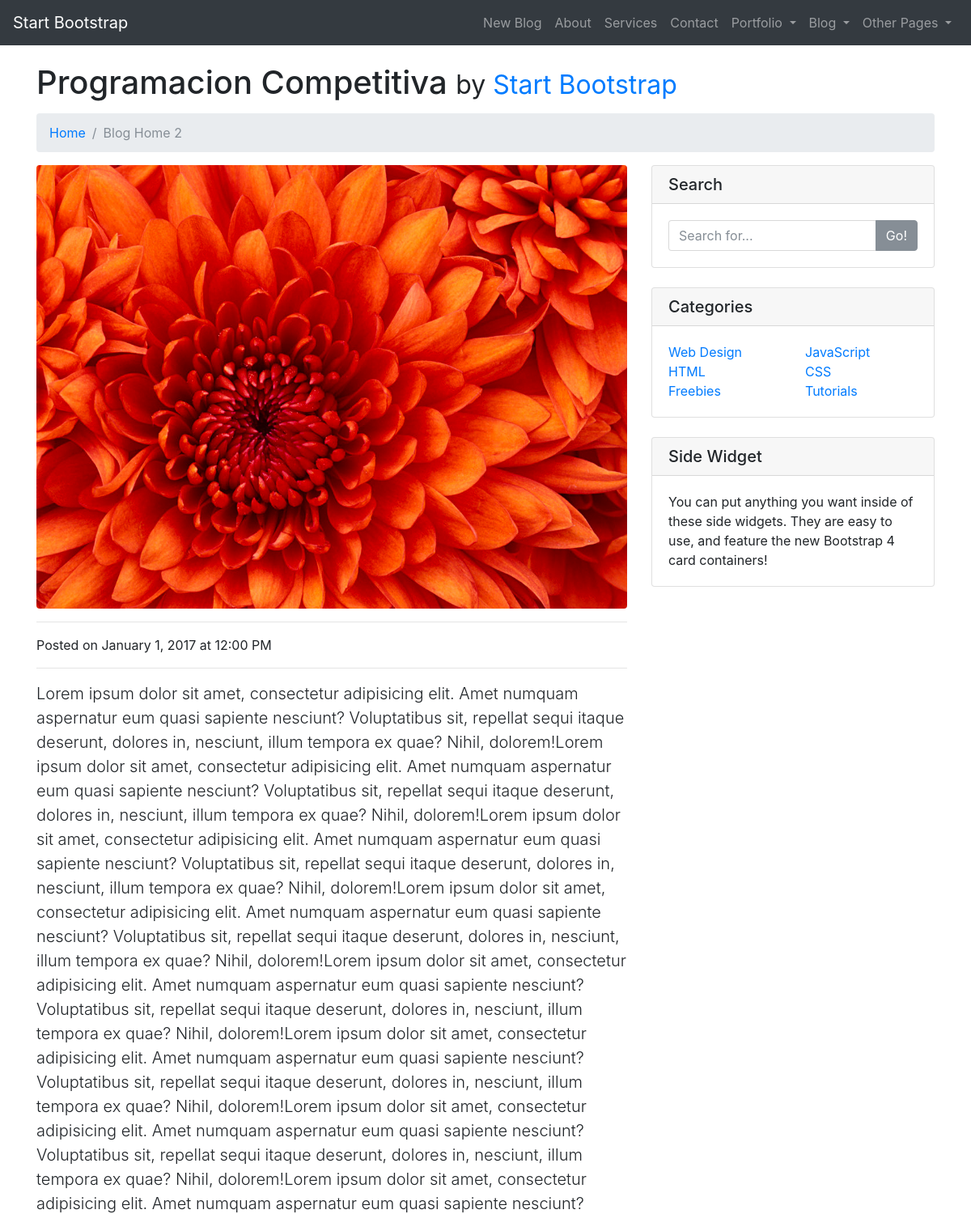
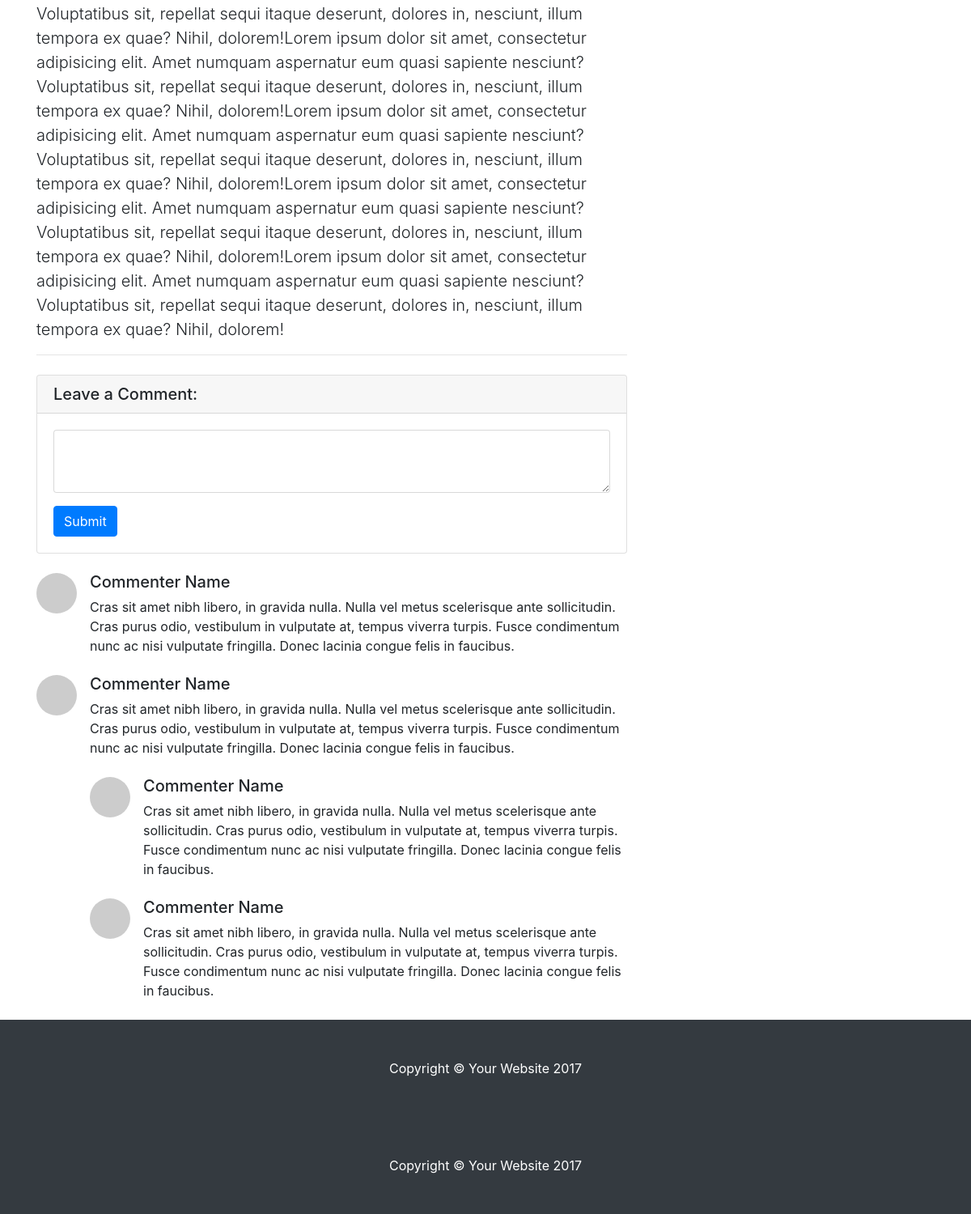
The app's page /blogs/blog/1 with its own data (2 pictures, top to bottom).
### blogs/models.py (models this page shows, shortened)
class Blog(models.Model):
	titulo=models.CharField(max_length=255)
	contenido=models.TextField()
	imagen=models.ImageField(blank=True)
	fecha=models.DateTimeField(auto_now=True)
	categorias = models.ManyToManyField(Categoria, through='Pertenece')
	class Meta:
		ordering=('id',)

### blogs/views.py (the view)
# urls.py: url(r'^blog/(?P<pk>[0-9]+)$', views.blog_detail_view, name='blog_detail'),
def blog_detail_view(request, pk):
	blog= get_object_or_404(Blog, pk=pk)
	titulo="Blogs"
	context={
		'titulo': titulo,
		'blog': blog
	}
	return render(request, app_name+'/blog-post.html',context)

### blogs/templates/blogs/blog-post.html (shortened to what this page needs)
{% extends "blogs/base.html" %}
{% block Contenido %}
    <div class="container">
        <h1 class="mt-4 mb-3">{{blog.titulo}} <small>by <a href="#">Start Bootstrap</a></small></h1>
        <ol class="breadcrumb">
            <li class="breadcrumb-item">
                <a href="index.html">Home</a>
            </li>
            <li class="breadcrumb-item active">Blog Home 2</li>
        </ol>
        <div class="row">
            <div class="col-lg-8">
                <img class="img-fluid rounded" src="{{blog.imagen.url}}" alt="">
                <hr>
                <p>Posted on January 1, 2017 at 12:00 PM</p>
                <hr>
				<div class="lead">
					{{blog.contenido}}
				</div>
                <hr>
                <div class="card my-4">
                    <h5 class="card-header">Leave a Comment:</h5>
                    <div class="card-body">
                        <form>
                            <div class="form-group">
                                <textarea class="form-control" rows="3"></textarea>
                            </div>
                            <button type="submit" class="btn btn-primary">Submit</button>
                        </form>
                    </div>
                </div>
                <div class="media mb-4">
                    <img class="d-flex mr-3 rounded-circle" src="http://placehold.it/50x50" alt="">
                    <div class="media-body">
                        <h5 class="mt-0">Commenter Name</h5> Cras sit amet nibh libero, in gravida nulla. Nulla vel metus scelerisque ante sollicitudin. Cras purus odio, vestibulum in vulputate at, tempus viverra turpis. Fusce condimentum nunc ac nisi vulputate fringilla. Donec lacinia congue felis in faucibus.
                    </div>
                </div>
                <div class="media mb-4">
                    <img class="d-flex mr-3 rounded-circle" src="http://placehold.it/50x50" alt="">
                    <div class="media-body">
                        <h5 class="mt-0">Commenter Name</h5> Cras sit amet nibh libero, in gravida nulla. Nulla vel metus scelerisque ante sollicitudin. Cras purus odio, vestibulum in vulputate at, tempus viverra turpis. Fusce condimentum nunc ac nisi vulputate fringilla. Donec lacinia congue felis in faucibus.
                        <div class="media mt-4">
                            <img class="d-flex mr-3 rounded-circle" src="http://placehold.it/50x50" alt="">
                            <div class="media-body">
                                <h5 class="mt-0">Commenter Name</h5> Cras sit amet nibh libero, in gravida nulla. Nulla vel metus scelerisque ante sollicitudin. Cras purus odio, vestibulum in vulputate at, tempus viverra turpis. Fusce condimentum nunc ac nisi vulputate fringilla. Donec lacinia congue felis in faucibus.
                            </div>
                        </div>
                        <div class="media mt-4">
                            <img class="d-flex mr-3 rounded-circle" src="http://placehold.it/50x50" alt="">
                            <div class="media-body">
                                <h5 class="mt-0">Commenter Name</h5> Cras sit amet nibh libero, in gravida nulla. Nulla vel metus scelerisque ante sollicitudin. Cras purus odio, vestibulum in vulputate at, tempus viverra turpis. Fusce condimentum nunc ac nisi vulputate fringilla. Donec lacinia congue felis in faucibus.
                            </div>
                        </div>
                    </div>
                </div>
            </div>
            <div class="col-md-4">
                <div class="card mb-4">
                    <h5 class="card-header">Search</h5>
                    <div class="card-body">
                        <div class="input-group">
                            <input type="text" class="form-control" placeholder="Search for...">
                            <span class="input-group-btn">
                                <button class="btn btn-secondary" type="button">Go!</button>
                            </span>
                        </div>
                    </div>
                </div>
                <div class="card my-4">
                    <h5 class="card-header">Categories</h5>
                    <div class="card-body">
                        <div class="row">
                            <div class="col-lg-6">
                                <ul class="list-unstyled mb-0">
                                    <li><a href="#">Web Design</a></li>
                                    <li><a href="#">HTML</a></li>
                                    <li><a href="#">Freebies</a></li>
                                </ul>
                            </div>
                            <div class="col-lg-6">
                                <ul class="list-unstyled mb-0">
                                    <li><a href="#">JavaScript</a></li>
                                    <li><a href="#">CSS</a></li>
                                    <li><a href="#">Tutorials</a></li>
                                </ul>
                            </div>
                        </div>
                    </div>
                </div>
                <div class="card my-4">
                    <h5 class="card-header">Side Widget</h5>
                    <div class="card-body">
                        You can put anything you want inside of these side widgets. They are easy to use, and feature the new Bootstrap 4 card containers!
                    </div>
                </div>
            </div>
        </div>
    </div>
    <footer class="py-5 bg-dark">
        <div class="container">
            <p class="m-0 text-center text-white">Copyright &copy; Your Website 2017</p>
        </div>
    </footer>
{% endblock %}

### blogs/static/blogs/css/modern-business.css (style rules this page uses)
body { padding-top: 54px; }
@media (min-width: 992px) { body { padding-top: 56px; } }

### records on screen
Blog: titulo "Programacion Competitiva", imagen (picture), contenido "Lorem ipsum dolor sit amet, consectetur adipisicing elit. Amet numquam aspernatur eum quasi sapiente nesciunt? Voluptatibus sit, repellat sequi itaque deserunt, dolores in, nesciunt, illum tempora ex quae? Nihil, dolorem!Lorem ipsum dolor sit amet, consectetur adipisicing elit. Amet numquam aspernatur eum quasi sapiente nesciunt? Voluptatibus sit, repellat sequi itaque deserunt, dolores in, nesciunt, illum tempora ex quae? Nihil, dolorem!Lorem ipsum dolor sit amet, consectetur adipisicing elit. Amet numquam aspernatur eum quasi sapiente nesciunt? Voluptatibus sit, repellat sequi itaque deserunt, dolores in, nesciunt, illum tempora ex quae? Nihil, dolorem!Lorem ipsum dolor sit amet,…"
